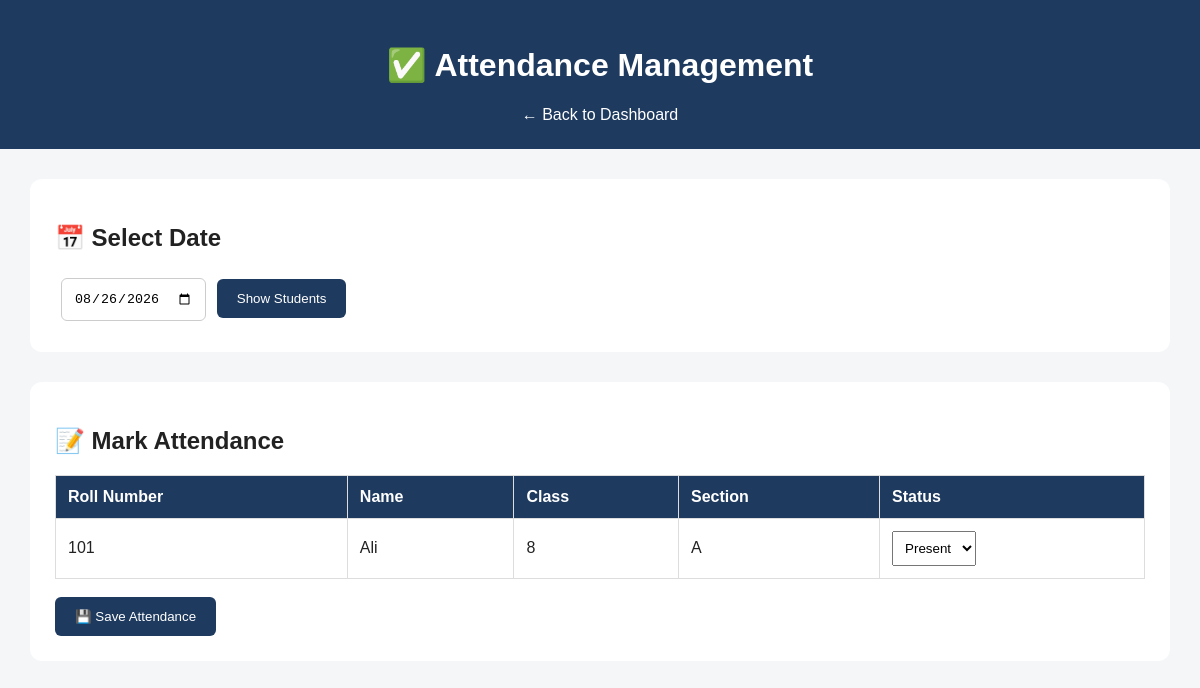
The app's page /attendance with its own data.
### tables this page shows
CREATE TABLE students (
            id INTEGER PRIMARY KEY AUTOINCREMENT,
            name TEXT NOT NULL,
            roll_number TEXT NOT NULL,
            class_name TEXT NOT NULL,
            section TEXT,
            parent_name TEXT,
            parent_contact TEXT
        );

### app.py (the view)
@app.route("/attendance")
def attendance():
    selected_date = request.args.get(
        "date",
        date.today().isoformat()
    )
    conn = get_db()
    students_list = conn.execute("""
        SELECT * FROM students
        ORDER BY class_name, roll_number
    """).fetchall()
    records = conn.execute("""
        SELECT student_id, status
        FROM attendance
        WHERE attendance_date = ?
    """, (selected_date,)).fetchall()
    conn.close()
    attendance_data = {
        row["student_id"]: row["status"]
        for row in records
    }
    return render_template(
        "attendance.html",
        students=students_list,
        selected_date=selected_date,
        attendance=attendance_data
    )

### app.py (called while the page is built)
def get_db():
    conn = sqlite3.connect("school.db")
    conn.row_factory = sqlite3.Row
    return conn

### New folder/templates/attendance.html (shortened to what this page needs)
<!DOCTYPE html>
<html>
<head>
    <link rel="stylesheet" href="/static/style.css">
</head>
<body>
<div class="header">
    <h1>✅ Attendance Management</h1>
    <a href="/">← Back to Dashboard</a>
</div>
<div class="container">
    <div class="form-box">
        <h2>📅 Select Date</h2>
        <form method="GET" action="/attendance">
            <input
                type="date"
                name="date"
                value="{{ selected_date }}"
                required
            >
            <button type="submit">
                Show Students
            </button>
        </form>
    </div>
    <div class="form-box">
        <h2>📝 Mark Attendance</h2>
        <form method="POST" action="/save_attendance">
            <table>
                <tr>
                    <th>Roll Number</th>
                    <th>Name</th>
                    <th>Class</th>
                    <th>Section</th>
                    <th>Status</th>
                </tr>
                {% for student in students %}
                <tr>
                    <td>{{ student["roll_number"] }}</td>
                    <td>{{ student["name"] }}</td>
                    <td>{{ student["class_name"] }}</td>
                    <td>{{ student["section"] or "" }}</td>
                    <td>
                        <select name="status_{{ student['id'] }}">
                            <option value="Present"
                                >
                                Present
                            </option>
                        </select>
                    </td>
                </tr>
                {% else %}
                <tr>
                    <td colspan="5">
                        No students found.
                    </td>
                </tr>
                {% endfor %}
            </table>
            <br>
            <button type="submit">
                💾 Save Attendance
            </button>
        </form>
    </div>
</div>
</body>
</html>

### New folder/templates/static/style.css (style rules this page uses)
body { font-family: Arial, sans-serif; margin: 0; background: #f4f6f8; color: #222; }
.header { background: #1e3a5f; color: white; padding: 25px; text-align: center; }
.header a { color: white; text-decoration: none; }
.container { padding: 30px; }
.form-box { background: white; padding: 25px; border-radius: 12px; margin-bottom: 30px; }
input { padding: 12px; margin: 6px; border: 1px solid #ccc; border-radius: 6px; }
button { padding: 12px 20px; background: #1e3a5f; color: white; border: none; border-radius: 6px; cursor: pointer; }
table { width: 100%; background: white; border-collapse: collapse; }
th, td { padding: 12px; border: 1px solid #ddd; text-align: left; }
th { background: #1e3a5f; color: white; }
select { padding: 8px; }

### records on screen
students: roll_number "101", name "Ali", class_name "8", section "A", id "Present"
